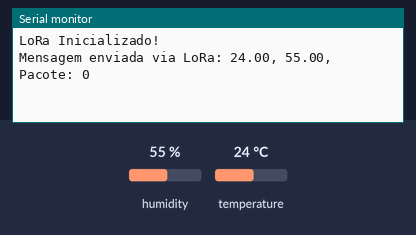
Recording of a sketch running on a simulated ESP32. On the bench: the last lines printed to the serial monitor. The test bench sets the inputs (shaded band); at power-on: humidity 55 %, temperature 24 °C. No radio packets arrive unless stated.

Above: at 2.2 s.
2.3 s: humidity set to 22 %
At 4.6 s:
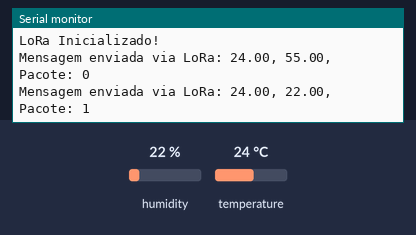
5.7 s: temperature set to 12 °C
At 7.7 s:
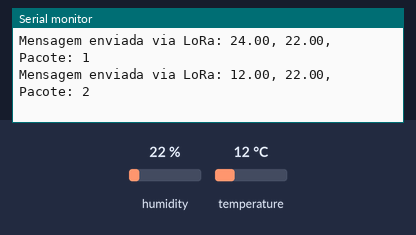
9.1 s: humidity set to 40 %
At 12.7 s:
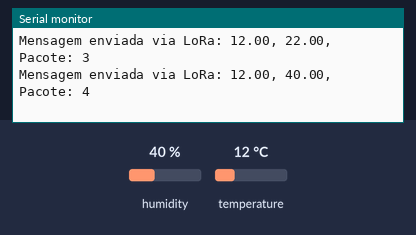
Timing chart, 0 to 14.2 s (numbered marks = the images above; inputs shaded):
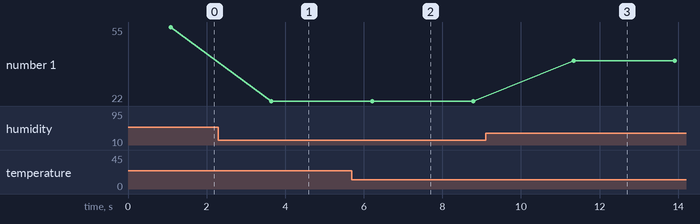

The sketch:

balao.ino
```cpp
#include "DHT.h"
#include <SPI.h>
#include <LoRa.h>

// Configurações do DHT22
#define DHTPIN 12
#define DHTTYPE DHT22
DHT dht(DHTPIN, DHTTYPE);

// Configurações LoRa
#define LORA_SCK 5
#define LORA_MISO 19
#define LORA_MOSI 27
#define LORA_SS 18
#define LORA_RST 14
#define LORA_DIO0 26

int meuEndereco = 42;
char stemp[400];
int contadorPacotes = 0;

// Setup
void setup()
{
  Serial.begin(9600);

  // Inicializa o DHT22
  dht.begin();

  // Inicializa o LoRa
  SPI.begin(LORA_SCK, LORA_MISO, LORA_MOSI, LORA_SS);
  LoRa.setPins(LORA_SS, LORA_RST, LORA_DIO0);
  if (!LoRa.begin(915E6))
  {
    Serial.println("Falha ao inicializar o LoRa!");
    while (1);
  }

  Serial.println("LoRa Inicializado!");
  delay(1000);
}

// Loop principal
void loop()
{
  // Lê os valores do sensor DHT22
  float umidade = dht.readHumidity();
  float temperaturaDHT = dht.readTemperature();

  // Cria a mensagem com os dados
  sprintf(stemp, "%.2f, %.2f, Pacote: %d", temperaturaDHT, umidade, contadorPacotes);

  // Envia os dados via LoRa
  enviarSensores();

  delay(1500);
}

// Função para enviar dados via LoRa
void enviarSensores()
{
  LoRa.beginPacket();
  LoRa.write(meuEndereco);
  LoRa.print(stemp);
  LoRa.endPacket();

  contadorPacotes++;

  Serial.print("Mensagem enviada via LoRa: ");
  Serial.println(stemp);

  delay(1000);
}
```

Measured:
- after the input at 2.3 s, the serial monitor: prints a new line after 1.4 s (image 1)
- after the input at 5.7 s, the serial monitor: prints a new line after 0.52 s (image 2)
- after the input at 9.1 s, the serial monitor: prints a new line after 2.2 s (image 3)
- plotted number 1: 55 → 22 after the input at 2.3 s, 22 → 40 after the input at 9.1 s
